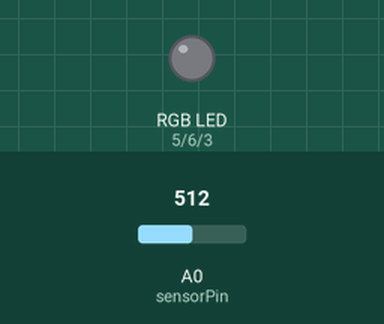
Simulated run of this sketch. Board: Arduino Uno, built with avr-gcc and run on an emulated ATmega328P. Parts: an RGB LED mixed from three pins (HIGH = lit). The inputs (shaded band) are chosen by the test bench; at power-on: A0 (sensorPin) = 512.

Above: at 1.2 s.
1.3 s: A0 (sensorPin) set to 544
At 3.3 s:
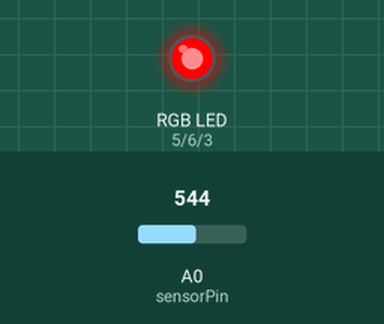
4.0 s: A0 (sensorPin) set to 569
At 5.6 s:
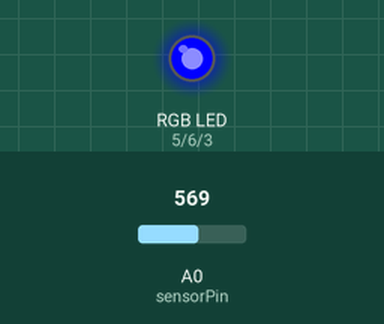
6.6 s: A0 (sensorPin) set to 411
8.9 s: A0 (sensorPin) set to 380
At 11.4 s:
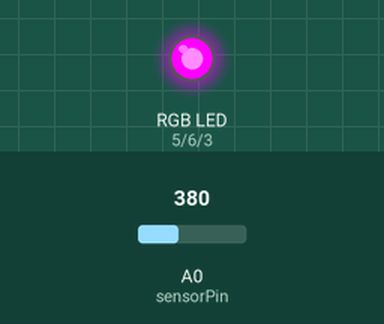
11.8 s: A0 (sensorPin) set to 667
14.1 s: A0 (sensorPin) set to 695
Timing chart, 0 to 16.6 s (numbered marks = the images above; inputs shaded):
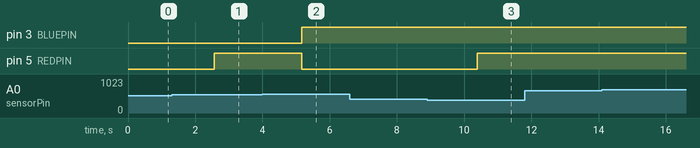

Measured:
- the behaviour switches between 554 and 555 on A0 (sensorPin) (found by bisection; images 1 and 2)
- the behaviour switches between 397 and 396 on A0 (sensorPin) (found by bisection; images 2 and 3)
- after the input at 6.6 s, every drawn part: stays the same

The sketch:

test_HR_LED_gradation.ino
```cpp
// color swirl! connect an RGB LED to the PWM pins as indicated
// in the #defines
// public domain, enjoy!

#define sensorPin 0
#define REDPIN 5
#define GREENPIN 6
#define BLUEPIN 3

double alpha = 0.75;
int period = 50;
double change = 0.0;
double minval = 0.0;
int FADESPEED = 2;
int r, g, b;

void setup() {
  pinMode(REDPIN, OUTPUT);
  pinMode(GREENPIN, OUTPUT);
  pinMode(BLUEPIN, OUTPUT);
  Serial.begin (9600);
}

void loop() {

  //
  static double oldValue = 0;
  static double oldChange = 0;
  static int count = 0;
  static double total = 0;

  int rawValue = analogRead (sensorPin);
  delay(2);
  double value = alpha * oldValue + (1 - alpha) * rawValue;
  total += value;
  count++;

  if (count == 50) {
    double averageValue = total / count;
//    Serial.println(averageValue);
    total = 0;
    count = 0;
    if (averageValue >= 500 && averageValue <= 650) {
      analogWrite(REDPIN, 0);
      analogWrite (BLUEPIN, 255);
    } else {
      analogWrite(REDPIN, 0);
      analogWrite(REDPIN, 255);
    }
  }

//  Serial.print (rawValue);
//  Serial.print (",");
//  Serial.println (value);

  oldValue = value;
  delay (period);

//  int HeartRate; //average bpm
//  for (HeartRate = 70; HeartRate< 100; HeartRate++) {
//
//    r = 255/30*HeartRate;
//    b = 255 - 255/30*HeartRate;
//
//    analogWrite(REDPIN, r);
//    analogWrite(BLUEPIN, b);
//    delay(100);
//  }


//
//  // fade from blue to violet
//  for (r = 0; r < 256; r++) {
//    analogWrite(REDPIN, r);
//    delay(FADESPEED);
//  }
//
//  // fade from violet to red
//  for (b = 255; b > 0; b--) {
//    analogWrite(BLUEPIN, b);
//    delay(FADESPEED);
//  }
//
//  // fade from red to yellow
//  for (g = 0; g < 256; g++) {
//    analogWrite(GREENPIN, g);
//    delay(FADESPEED);
//  }
//
//  // fade from yellow to green
//  for (r = 255; r > 0; r--) {
//    analogWrite(REDPIN, r);
//    delay(FADESPEED);
//  }
//
//  // fade from green to teal
//  for (b = 0; b < 256; b++) {
//    analogWrite(BLUEPIN, b);
//    delay(FADESPEED);
//  }
//
//  // fade from teal to blue
//  for (g = 255; g > 0; g--) {
//    analogWrite(GREENPIN, g);
//    delay(FADESPEED);
//  }
}
```
